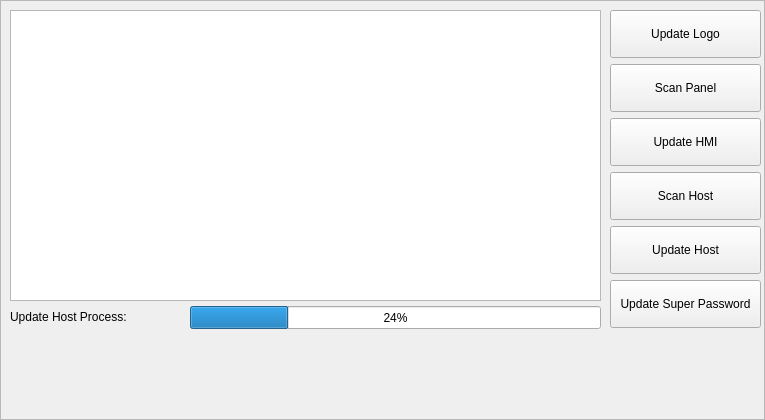
<?xml version="1.0" encoding="UTF-8"?>
<ui version="4.0">
 <class>ICUpdateSystemPage</class>
 <widget class="QFrame" name="ICUpdateSystemPage">
  <property name="geometry">
   <rect>
    <x>0</x>
    <y>0</y>
    <width>765</width>
    <height>420</height>
   </rect>
  </property>
  <property name="sizePolicy">
   <sizepolicy hsizetype="Maximum" vsizetype="Maximum">
    <horstretch>0</horstretch>
    <verstretch>0</verstretch>
   </sizepolicy>
  </property>
  <property name="windowTitle">
   <string>Frame</string>
  </property>
  <property name="styleSheet">
   <string notr="true">QMessageBox QAbstractButton
{
    min-width: 90px;
	min-height:30px;
}
</string>
  </property>
  <property name="frameShape">
   <enum>QFrame::StyledPanel</enum>
  </property>
  <property name="frameShadow">
   <enum>QFrame::Raised</enum>
  </property>
  <widget class="ICTableView" name="packetTable">
   <property name="geometry">
    <rect>
     <x>10</x>
     <y>10</y>
     <width>591</width>
     <height>291</height>
    </rect>
   </property>
   <property name="selectionBehavior">
    <enum>QAbstractItemView::SelectRows</enum>
   </property>
   <attribute name="horizontalHeaderStretchLastSection">
    <bool>true</bool>
   </attribute>
  </widget>
  <widget class="QWidget" name="layoutWidget">
   <property name="geometry">
    <rect>
     <x>610</x>
     <y>10</y>
     <width>151</width>
     <height>320</height>
    </rect>
   </property>
   <layout class="QVBoxLayout" name="verticalLayout">
    <item>
     <widget class="QToolButton" name="updateLogoButton">
      <property name="sizePolicy">
       <sizepolicy hsizetype="Preferred" vsizetype="Fixed">
        <horstretch>0</horstretch>
        <verstretch>0</verstretch>
       </sizepolicy>
      </property>
      <property name="minimumSize">
       <size>
        <width>90</width>
        <height>48</height>
       </size>
      </property>
      <property name="text">
       <string>Update Logo</string>
      </property>
     </widget>
    </item>
    <item>
     <widget class="QToolButton" name="scanPanel">
      <property name="sizePolicy">
       <sizepolicy hsizetype="Preferred" vsizetype="Fixed">
        <horstretch>0</horstretch>
        <verstretch>0</verstretch>
       </sizepolicy>
      </property>
      <property name="minimumSize">
       <size>
        <width>80</width>
        <height>48</height>
       </size>
      </property>
      <property name="text">
       <string>Scan Panel</string>
      </property>
     </widget>
    </item>
    <item>
     <widget class="QToolButton" name="updateToolButton">
      <property name="enabled">
       <bool>true</bool>
      </property>
      <property name="sizePolicy">
       <sizepolicy hsizetype="Preferred" vsizetype="Fixed">
        <horstretch>0</horstretch>
        <verstretch>0</verstretch>
       </sizepolicy>
      </property>
      <property name="minimumSize">
       <size>
        <width>80</width>
        <height>48</height>
       </size>
      </property>
      <property name="text">
       <string>Update HMI</string>
      </property>
     </widget>
    </item>
    <item>
     <widget class="QToolButton" name="scanHost">
      <property name="sizePolicy">
       <sizepolicy hsizetype="Preferred" vsizetype="Fixed">
        <horstretch>0</horstretch>
        <verstretch>0</verstretch>
       </sizepolicy>
      </property>
      <property name="minimumSize">
       <size>
        <width>80</width>
        <height>48</height>
       </size>
      </property>
      <property name="text">
       <string>Scan Host</string>
      </property>
     </widget>
    </item>
    <item>
     <widget class="QToolButton" name="connectHostButton">
      <property name="enabled">
       <bool>true</bool>
      </property>
      <property name="sizePolicy">
       <sizepolicy hsizetype="Preferred" vsizetype="Fixed">
        <horstretch>0</horstretch>
        <verstretch>0</verstretch>
       </sizepolicy>
      </property>
      <property name="minimumSize">
       <size>
        <width>80</width>
        <height>48</height>
       </size>
      </property>
      <property name="text">
       <string>Update Host</string>
      </property>
     </widget>
    </item>
    <item>
     <widget class="QToolButton" name="updatePasswardButton">
      <property name="sizePolicy">
       <sizepolicy hsizetype="Preferred" vsizetype="Fixed">
        <horstretch>0</horstretch>
        <verstretch>0</verstretch>
       </sizepolicy>
      </property>
      <property name="minimumSize">
       <size>
        <width>80</width>
        <height>48</height>
       </size>
      </property>
      <property name="text">
       <string>Update Super Password</string>
      </property>
     </widget>
    </item>
   </layout>
  </widget>
  <widget class="QLabel" name="label">
   <property name="geometry">
    <rect>
     <x>10</x>
     <y>307</y>
     <width>129</width>
     <height>20</height>
    </rect>
   </property>
   <property name="text">
    <string>Update Host Process:</string>
   </property>
  </widget>
  <widget class="QProgressBar" name="copyFilesProgressBar">
   <property name="geometry">
    <rect>
     <x>190</x>
     <y>306</y>
     <width>411</width>
     <height>23</height>
    </rect>
   </property>
   <property name="value">
    <number>24</number>
   </property>
  </widget>
  <widget class="QLabel" name="statusLabel">
   <property name="geometry">
    <rect>
     <x>148</x>
     <y>307</y>
     <width>31</width>
     <height>20</height>
    </rect>
   </property>
   <property name="text">
    <string/>
   </property>
  </widget>
 </widget>
 <customwidgets>
  <customwidget>
   <class>ICTableView</class>
   <extends>QTableView</extends>
   <header>ictableview.h</header>
  </customwidget>
 </customwidgets>
 <resources/>
 <connections/>
</ui>
